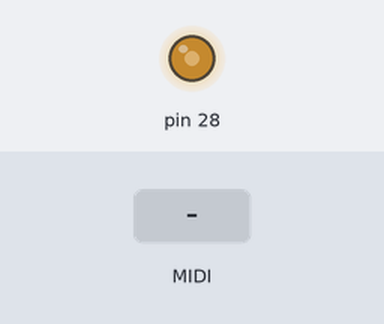
Recording of a sketch running on a simulated Teensy 4. Shown: output pins drawn as LEDs (lit = HIGH). Inputs (shaded band) come from the test bench.

Above: at 1.2 s.
1.3 s: MIDI note 36 received
3.2 s: MIDI note 48 received
Timing chart, 0 to 6.2 s (numbered marks = the images above; inputs shaded):
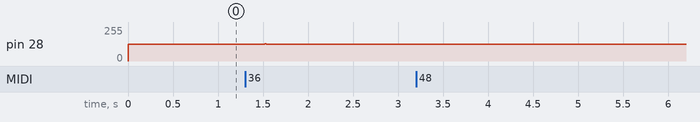

Measured:
- after the input at 1.3 s, pin 28: 127/255 → 126/255 after 0.11 s, → 127/255 0.02 s later, → 128/255 0.09 s later, → 127/255 0.02 s later

The sketch:

synth1.ino
```cpp
// Overclocked to 96MHz
// Mattias Larsson Sköld

float phase = 0.0;
float twopi = 3.14159 * 2;
elapsedMicros usec = 0;


const int length = 512 * 2;
float sineTable[length];
float lineTable[length];
float *currentBuffer = sineTable;
int currentBufferIndex = 0;
int currentSample;

double testSample = 0;
double frequency = 440;

float lpA = .1;
float lpHist = 0;
float amp = 0;

IntervalTimer myTimer;

const int BufferSize = 512 * 2;
float buffer1[BufferSize];
float buffer2[BufferSize];
bool bufferEmpty = true;
float* nextBuffer = buffer1;
float* writingToBuffer = buffer1;
float envelope;

inline float* otherBuffer(float *buffer){
  if (buffer == buffer1){
    return buffer2;
  }
  else{
    return buffer1;
  }
}

inline float generateWave(float *table, float phase){
  return table[((int)(length * (phase - (int) phase)))];
}

float lfoPhase = 0;
float phase2 = 0;

void process(float *buffer){
  bufferEmpty = false;
  for (int i = 0; i < BufferSize; ++i){
    phase += .000022 * frequency;
    phase2 += .00002201 * frequency;
    if (phase >= 1.){
      phase -= 1;
    }
    //if (phase2 >= 1.){
    //  phase2 -= 1;
    //}

    float val = generateWave(currentBuffer, phase) * amp;
    //val += generateWave(currentBuffer, phase2) * amp;

    lfoPhase += .0004;
    if (lfoPhase > 1.){
      lfoPhase = 0;
    }
    float lfo = generateWave(sineTable, lfoPhase);

    amp *= .9999;
    if (envelope < .99){
      envelope += .00002;
    }

    lpA = envelope * .5 + lfo / 4.;
    lpHist = val = val * lpA * lfoPhase + lpHist * (1. - lpA);
    nextBuffer[i] = val;
  }
}

void audioCallback(){
  if (++currentSample >= length){
    currentSample = 0;
    bufferEmpty = true;
    writingToBuffer = otherBuffer(writingToBuffer);
  }

  int val = 200 * writingToBuffer[currentSample] + 2050;

  analogWrite(A14, val);
}

void setup() {
  analogWriteResolution(12);

  for (int i = 0; i < length; ++i){
    lineTable[i] = (double)i / (double)length - .5;
    sineTable[i] = .5 - cos((double)i / (double)length * 2. * 3.1415) / 2.;
  }


  Serial.begin(115200);
  usbMIDI.setHandleNoteOff(OnNoteOff);
  usbMIDI.setHandleNoteOn(OnNoteOn);

  process(buffer1);
  process(buffer2);

  myTimer.begin(audioCallback, 22 * 2);  // audiocallback
  //Apparently the teensy does not handle 44100 hz
}

void OnNoteOn(byte channel, byte note, byte velocity) {
  currentBuffer = lineTable;

  frequency = 440. * pow (2., (double)(note - 64) / 12.);
  amp = (float)velocity / 255.;
  envelope = 0;
}


void OnNoteOff(byte channel, byte note, byte velocity) {
  //currentBuffer = sineTable;
}

void loop() {
  while (!bufferEmpty){
    usbMIDI.read();
  }

  process(nextBuffer);
  nextBuffer = otherBuffer(nextBuffer);
}
```
